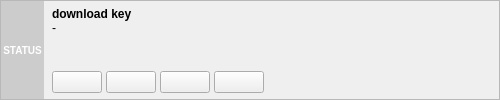
<?xml version="1.0" encoding="UTF-8"?>
<ui version="4.0">
 <class>DownloadItemWidget</class>
 <widget class="QWidget" name="DownloadItemWidget">
  <property name="geometry">
   <rect>
    <x>0</x>
    <y>0</y>
    <width>500</width>
    <height>100</height>
   </rect>
  </property>
  <layout class="QVBoxLayout" name="verticalLayout_outer">
   <property name="spacing">
    <number>0</number>
   </property>
   <property name="leftMargin">
    <number>0</number>
   </property>
   <property name="topMargin">
    <number>0</number>
   </property>
   <property name="rightMargin">
    <number>0</number>
   </property>
   <property name="bottomMargin">
    <number>0</number>
   </property>
   <item>
    <widget class="QFrame" name="frame">
     <property name="frameShape">
      <enum>QFrame::StyledPanel</enum>
     </property>
     <property name="frameShadow">
      <enum>QFrame::Raised</enum>
     </property>
     <layout class="QHBoxLayout" name="horizontalLayout_main">
      <property name="spacing">
       <number>0</number>
      </property>
      <property name="leftMargin">
       <number>0</number>
      </property>
      <property name="topMargin">
       <number>0</number>
      </property>
      <property name="rightMargin">
       <number>8</number>
      </property>
      <property name="bottomMargin">
       <number>0</number>
      </property>
      <item>
       <widget class="QFrame" name="status_frame">
        <property name="sizePolicy">
         <sizepolicy hsizetype="Fixed" vsizetype="Expanding">
          <horstretch>0</horstretch>
          <verstretch>0</verstretch>
         </sizepolicy>
        </property>
        <property name="minimumSize">
         <size>
          <width>40</width>
          <height>30</height>
         </size>
        </property>
        <property name="maximumSize">
         <size>
          <width>72</width>
          <height>2000</height>
         </size>
        </property>
        <property name="styleSheet">
         <string>background-color: #cccccc;</string>
        </property>
        <property name="frameShape">
         <enum>QFrame::NoFrame</enum>
        </property>
        <property name="frameShadow">
         <enum>QFrame::Plain</enum>
        </property>
        <layout class="QVBoxLayout" name="status_layout">
         <property name="spacing">
          <number>0</number>
         </property>
         <property name="leftMargin">
          <number>2</number>
         </property>
         <property name="topMargin">
          <number>1</number>
         </property>
         <property name="rightMargin">
          <number>2</number>
         </property>
         <property name="bottomMargin">
          <number>1</number>
         </property>
         <item>
          <widget class="QLabel" name="status_label">
           <property name="styleSheet">
            <string>color: white; font-size: 10px; font-weight: bold; background: transparent;</string>
           </property>
           <property name="text">
            <string>STATUS</string>
           </property>
           <property name="alignment">
            <set>Qt::AlignCenter</set>
           </property>
           <property name="wordWrap">
            <bool>true</bool>
           </property>
          </widget>
         </item>
        </layout>
       </widget>
      </item>
      <item>
       <layout class="QVBoxLayout" name="verticalLayout_content">
        <property name="leftMargin">
         <number>8</number>
        </property>
        <property name="topMargin">
         <number>6</number>
        </property>
        <property name="rightMargin">
         <number>0</number>
        </property>
        <property name="bottomMargin">
         <number>6</number>
        </property>
        <item>
         <widget class="QLabel" name="key_label">
          <property name="font">
           <font>
            <weight>75</weight>
            <bold>true</bold>
           </font>
          </property>
          <property name="text">
           <string>download key</string>
          </property>
          <property name="textInteractionFlags">
           <set>Qt::TextSelectableByKeyboard|Qt::TextSelectableByMouse</set>
          </property>
         </widget>
        </item>
        <item>
         <widget class="QLabel" name="info_label">
          <property name="text">
           <string>-</string>
          </property>
          <property name="textInteractionFlags">
           <set>Qt::TextSelectableByKeyboard|Qt::TextSelectableByMouse</set>
          </property>
         </widget>
        </item>
        <item>
         <widget class="QLabel" name="expiry_label">
          <property name="styleSheet">
           <string>color: #888888; font-size: 13px;</string>
          </property>
          <property name="text">
           <string/>
          </property>
         </widget>
        </item>
        <item>
         <spacer name="verticalSpacer">
          <property name="orientation">
           <enum>Qt::Vertical</enum>
          </property>
          <property name="sizeHint" stdset="0">
           <size>
            <width>20</width>
            <height>4</height>
           </size>
          </property>
         </spacer>
        </item>
        <item>
         <layout class="QHBoxLayout" name="horizontalLayout_actions">
          <property name="spacing">
           <number>4</number>
          </property>
          <item>
           <widget class="QPushButton" name="load_btn">
            <property name="minimumSize">
             <size>
              <width>50</width>
              <height>0</height>
             </size>
            </property>
            <property name="toolTip">
             <string>Download and add as a QGIS layer</string>
            </property>
            <property name="text">
             <string/>
            </property>
           </widget>
          </item>
          <item>
           <widget class="QPushButton" name="zip_btn">
            <property name="minimumSize">
             <size>
              <width>50</width>
              <height>0</height>
             </size>
            </property>
            <property name="toolTip">
             <string>Save raw ZIP file</string>
            </property>
            <property name="text">
             <string/>
            </property>
           </widget>
          </item>
          <item>
           <widget class="QPushButton" name="details_btn">
            <property name="minimumSize">
             <size>
              <width>50</width>
              <height>0</height>
             </size>
            </property>
            <property name="toolTip">
             <string>View download details</string>
            </property>
            <property name="text">
             <string/>
            </property>
           </widget>
          </item>
          <item>
           <widget class="QPushButton" name="report_btn">
            <property name="minimumSize">
             <size>
              <width>50</width>
              <height>0</height>
             </size>
            </property>
            <property name="toolTip">
             <string>Generate PDF report</string>
            </property>
            <property name="text">
             <string/>
            </property>
           </widget>
          </item>
          <item>
           <spacer name="horizontalSpacer">
            <property name="orientation">
             <enum>Qt::Horizontal</enum>
            </property>
            <property name="sizeHint" stdset="0">
             <size>
              <width>40</width>
              <height>20</height>
             </size>
            </property>
           </spacer>
          </item>
         </layout>
        </item>
       </layout>
      </item>
     </layout>
    </widget>
   </item>
  </layout>
 </widget>
 <resources/>
 <connections/>
</ui>
